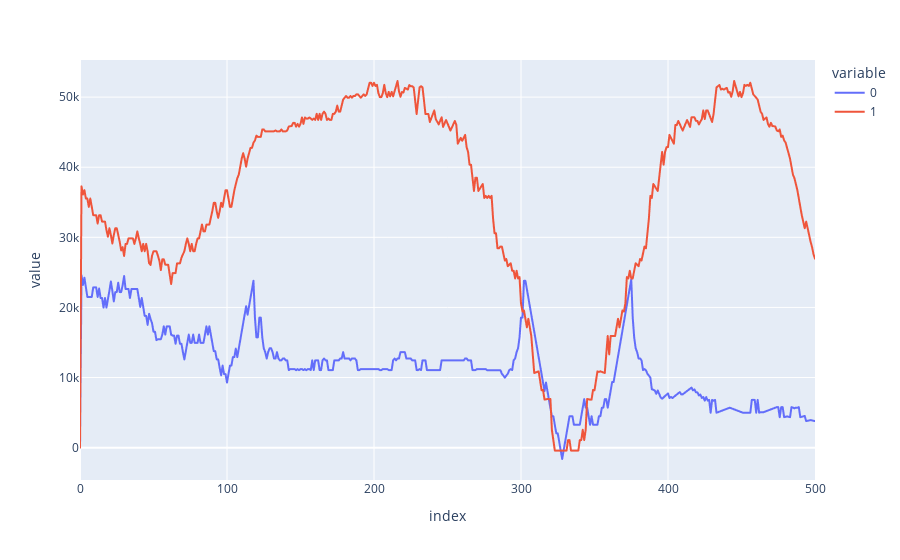

The cell this chart's notebook holds for it:
### Code cell
result = pd.DataFrame(city.history.income)
fig = px.line(result)
fig.show()

### Figure 1 — Plotly figure (JSON) as saved in the notebook; plotly's stock layout.template omitted (floating-point values rounded to 4 significant figures; data arrays with more than 128 entries replaced by an {"elided": "..."} marker saying what was removed)
{"data": [{"hovertemplate": "variable=0<br>index=%{x}<br>value=%{y}<extra></extra>", "legendgroup": "0", "line": {"color": "#636efa", "dash": "solid"}, "marker": {"symbol": "circle"}, "mode": "lines", "name": "0", "showlegend": true, "type": "scattergl", "x": {"elided": "501 int values"}, "xaxis": "x", "y": {"elided": "501 float values"}, "yaxis": "y"}, {"hovertemplate": "variable=1<br>index=%{x}<br>value=%{y}<extra></extra>", "legendgroup": "1", "line": {"color": "#EF553B", "dash": "solid"}, "marker": {"symbol": "circle"}, "mode": "lines", "name": "1", "showlegend": true, "type": "scattergl", "x": {"elided": "501 int values"}, "xaxis": "x", "y": {"elided": "501 float values"}, "yaxis": "y"}], "layout": {"legend": {"title": {"text": "variable"}, "tracegroupgap": 0}, "margin": {"t": 60}, "xaxis": {"anchor": "y", "domain": [0, 1], "title": {"text": "index"}}, "yaxis": {"anchor": "x", "domain": [0, 1], "title": {"text": "value"}}}}
